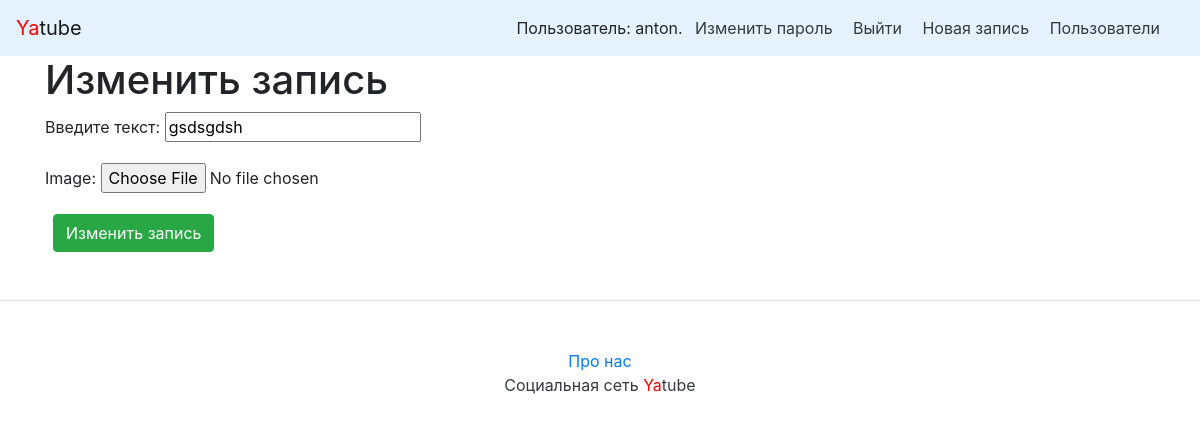
The page /None/62/edit/ (signed in) on the database as committed earlier.
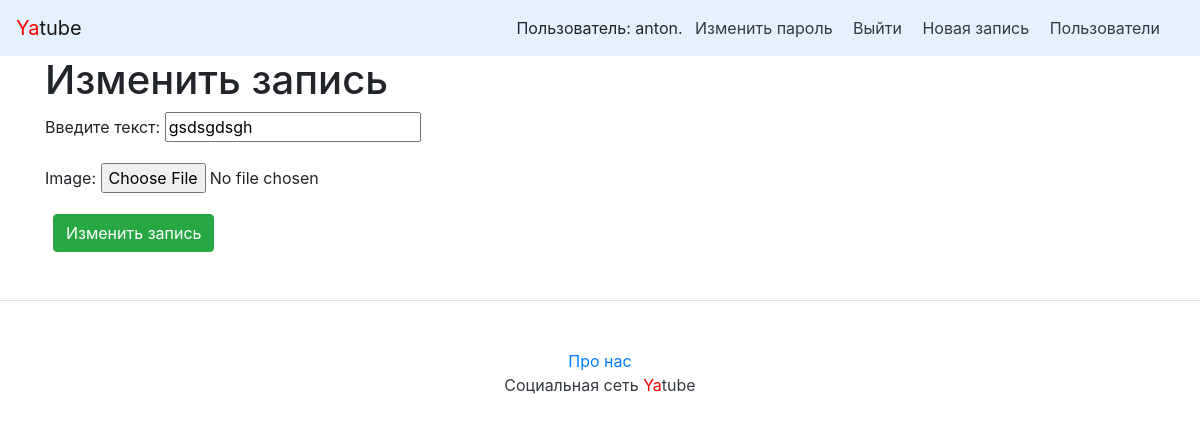
The same page on the database as committed later.
### posts/models.py (models this page shows, shortened)
class Post(models.Model):
    text=models.CharField(max_length=25,null=True,verbose_name='введите текст' )
    pub_date=models.DateTimeField('date published',auto_now_add=True,)  #db_index=True для оптимизации#
    author=models.ForeignKey(User, on_delete=models.CASCADE, null=True,related_name='posts')
    image=models.ImageField(upload_to='posts/',blank=True,null=True)

### posts/views.py (the view)
# urls.py: path('<str:username>/<int:post_id>/edit/', Update.as_view(), name='edit'),
class Update(LoginRequiredMixin, UserPassesTestMixin,UpdateView):
    model=Post
    template_name='post_edit.html'
    fields=['text','image']
    success_url=reverse_lazy('index')
    pk_url_kwarg = "post_id"
    def test_func(self):
        obj=self.get_object()
        return obj.author==self.request.user

### templates/post_edit.html (shortened to what this page needs)
{% extends 'base.html' %}
{% block content %}
<h1>Изменить запись</h1>
<form action='' method='post' enctype='multipart/form-data'>
{{form.as_p}}
<button class="btn btn-success ml-2" type="submit">Изменить запись</button>
</form>
{% endblock content%}

Rows that differ between the two databases and show on the page:
changed Post: text "gsdsgdsh" → "gsdsgdsgh"
